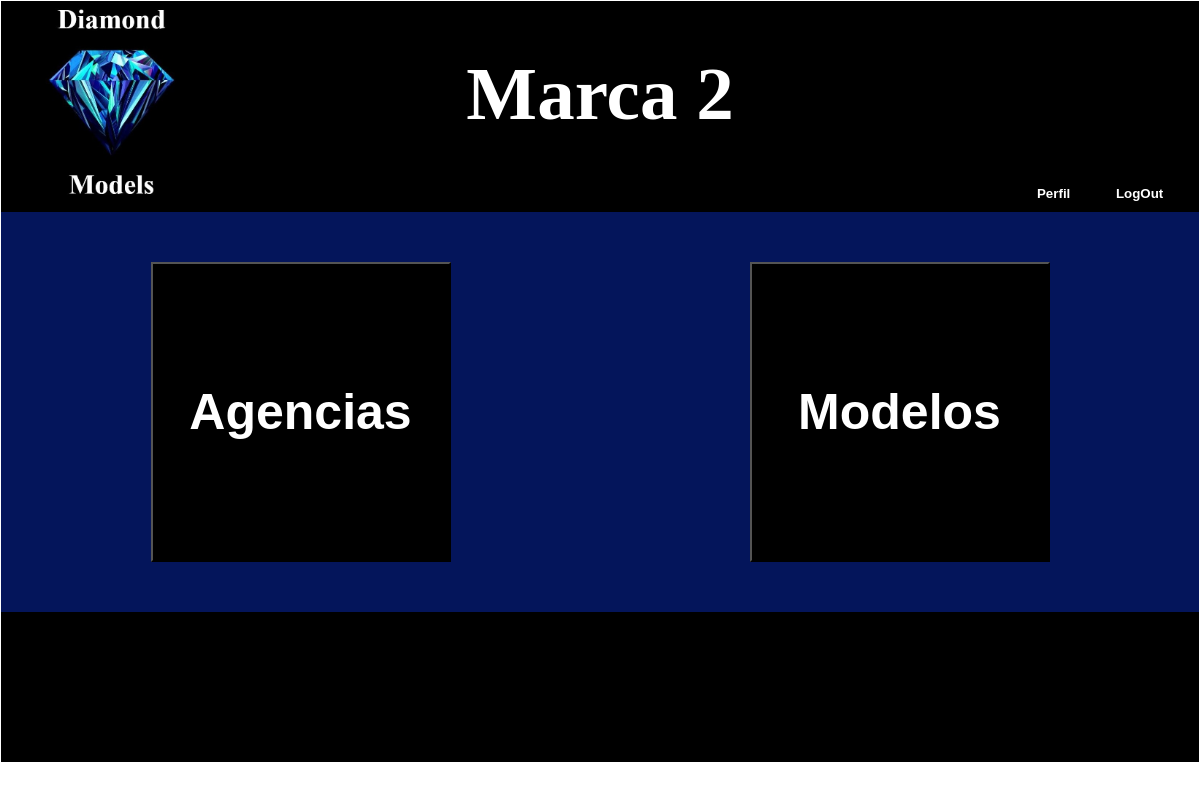
Before: /marcas/2 (signed in) with the older database file.
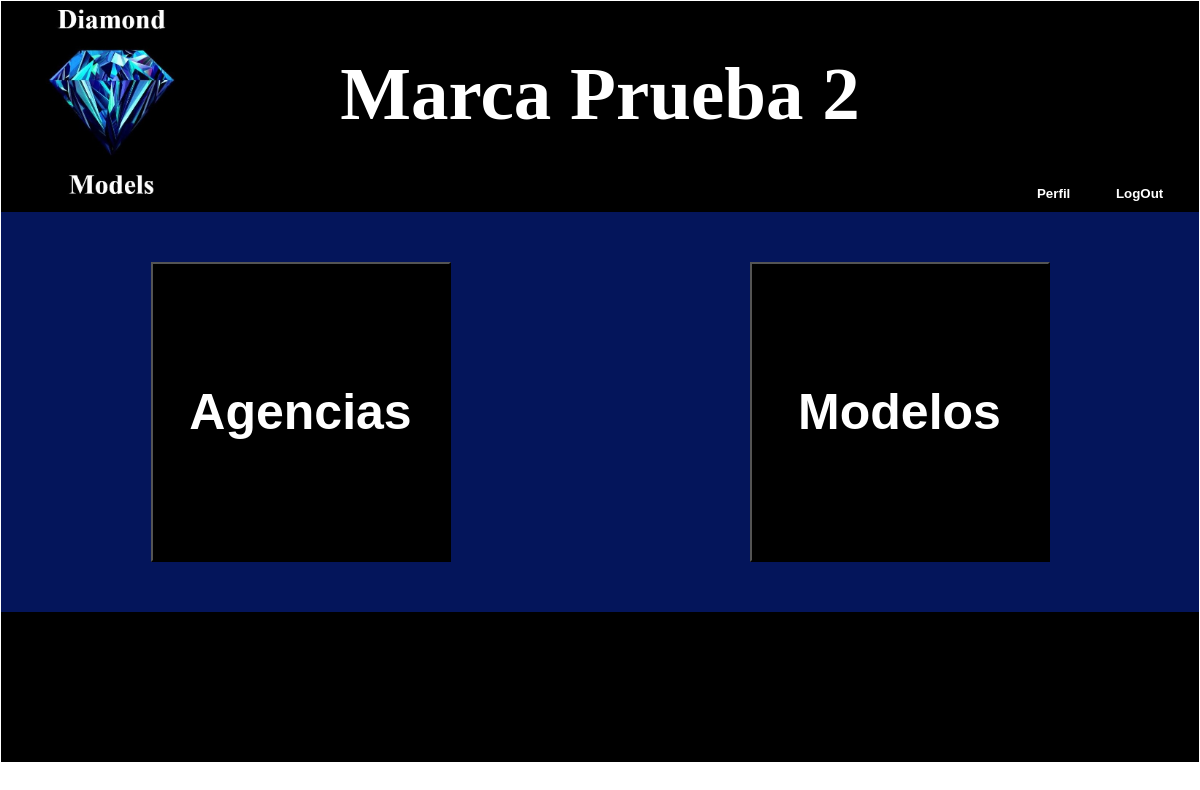
After: the same page with the newer database file.
### marcas/models.py (models this page shows, shortened)
class Marca(models.Model):
	nombre = models.CharField(max_length=50)
	telefono = models.IntegerField(default=0)
	correo = models.CharField(max_length=50)
	imagen = models.ImageField(null=True)
	usuario = models.ForeignKey(settings.AUTH_USER_MODEL, null=True)

### marcas/views.py (the view)
@login_required
def detalle_marca(request, marca_pk):
	marca = Marca.objects.get(pk = marca_pk)
	return render(request, 'mi_marca.html', {
		'marca':marca})

### marcas/templates/mi_marca.html (shortened to what this page needs)
<html>
	<head>
		{% load static %}
		<link rel="stylesheet" type="text/css" href="{% static "style_mi_marca.css" %}">
	</head>
	<body>
		<div class="top">
			<div class="cajaNombre"><h1 class="nombreMarca">{{marca.nombre}}</h1></div>
			<div class="cajalogo"><img class="logo" src="{% static "logo.jpg" %}"></div>
			<button class="cerrarSesion" onclick="{% url 'home' %}">LogOut</button>
			<button class="perfil">Perfil</button>
		</div>
		<div class="middle">
			<button class="botonAgencias">Agencias</button>
			<button class="botonModelos">Modelos</button>
		</div>
		<div class="bottom">
		</div>
	</body>
</html>

Changed rows visible on the page:
changed Marca: nombre "Marca 2" → "Marca Prueba 2"
